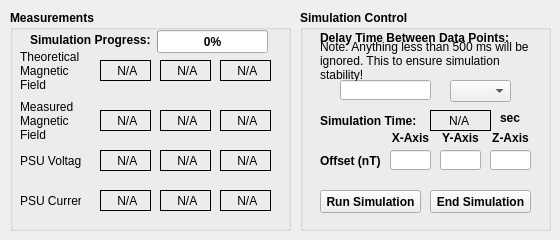
    <widget class="QWidget" name="sim_tab">
     <attribute name="title">
      <string>Simulation</string>
     </attribute>
     <widget class="QGroupBox" name="measurements_gbox">
      <property name="geometry">
       <rect>
        <x>10</x>
        <y>10</y>
        <width>281</width>
        <height>221</height>
       </rect>
      </property>
      <property name="font">
       <font>
        <weight>75</weight>
        <bold>true</bold>
       </font>
      </property>
      <property name="title">
       <string>Measurements</string>
      </property>
      <widget class="QLabel" name="meas_sim_label">
       <property name="geometry">
        <rect>
         <x>10</x>
         <y>90</y>
         <width>71</width>
         <height>41</height>
        </rect>
       </property>
       <property name="font">
        <font>
         <weight>50</weight>
         <bold>false</bold>
        </font>
       </property>
       <property name="text">
        <string>Measured Magnetic Field Strength (nT)</string>
       </property>
       <property name="wordWrap">
        <bool>true</bool>
       </property>
      </widget>
      <widget class="QLabel" name="volt_sim_label">
       <property name="geometry">
        <rect>
         <x>10</x>
         <y>140</y>
         <width>61</width>
         <height>21</height>
        </rect>
       </property>
       <property name="font">
        <font>
         <weight>50</weight>
         <bold>false</bold>
        </font>
       </property>
       <property name="text">
        <string>PSU Voltage</string>
       </property>
      </widget>
      <widget class="QLabel" name="curr_sim_label">
       <property name="geometry">
        <rect>
         <x>10</x>
         <y>180</y>
         <width>61</width>
         <height>21</height>
        </rect>
       </property>
       <property name="font">
        <font>
         <weight>50</weight>
         <bold>false</bold>
        </font>
       </property>
       <property name="text">
        <string>PSU Current</string>
       </property>
      </widget>
      <widget class="QLabel" name="measX_sim_label">
       <property name="geometry">
        <rect>
         <x>90</x>
         <y>100</y>
         <width>51</width>
         <height>21</height>
        </rect>
       </property>
       <property name="font">
        <font>
         <weight>50</weight>
         <bold>false</bold>
        </font>
       </property>
       <property name="frameShape">
        <enum>QFrame::Box</enum>
       </property>
       <property name="text">
        <string>    N/A </string>
       </property>
      </widget>
      <widget class="QLabel" name="voltX_sim_label">
       <property name="geometry">
        <rect>
         <x>90</x>
         <y>140</y>
         <width>51</width>
         <height>21</height>
        </rect>
       </property>
       <property name="font">
        <font>
         <weight>50</weight>
         <bold>false</bold>
        </font>
       </property>
       <property name="frameShape">
        <enum>QFrame::Box</enum>
       </property>
       <property name="text">
        <string>    N/A </string>
       </property>
      </widget>
      <widget class="QLabel" name="currX_sim_label">
       <property name="geometry">
        <rect>
         <x>90</x>
         <y>180</y>
         <width>51</width>
         <height>21</height>
        </rect>
       </property>
       <property name="font">
        <font>
         <weight>50</weight>
         <bold>false</bold>
        </font>
       </property>
       <property name="frameShape">
        <enum>QFrame::Box</enum>
       </property>
       <property name="text">
        <string>    N/A </string>
       </property>
      </widget>
      <widget class="QLabel" name="measY_sim_label">
       <property name="geometry">
        <rect>
         <x>150</x>
         <y>100</y>
         <width>51</width>
         <height>21</height>
        </rect>
       </property>
       <property name="font">
        <font>
         <weight>50</weight>
         <bold>false</bold>
        </font>
       </property>
       <property name="frameShape">
        <enum>QFrame::Box</enum>
       </property>
       <property name="text">
        <string>    N/A </string>
       </property>
      </widget>
      <widget class="QLabel" name="voltY_sim_label">
       <property name="geometry">
        <rect>
         <x>150</x>
         <y>140</y>
         <width>51</width>
         <height>21</height>
        </rect>
       </property>
       <property name="font">
        <font>
         <weight>50</weight>
         <bold>false</bold>
        </font>
       </property>
       <property name="frameShape">
        <enum>QFrame::Box</enum>
       </property>
       <property name="text">
        <string>    N/A </string>
       </property>
      </widget>
      <widget class="QLabel" name="currY_sim_label">
       <property name="geometry">
        <rect>
         <x>150</x>
         <y>180</y>
         <width>51</width>
         <height>21</height>
        </rect>
       </property>
       <property name="font">
        <font>
         <weight>50</weight>
         <bold>false</bold>
        </font>
       </property>
       <property name="frameShape">
        <enum>QFrame::Box</enum>
       </property>
       <property name="text">
        <string>    N/A </string>
       </property>
      </widget>
      <widget class="QLabel" name="currZ_sim_label">
       <property name="geometry">
        <rect>
         <x>210</x>
         <y>180</y>
         <width>51</width>
         <height>21</height>
        </rect>
       </property>
       <property name="font">
        <font>
         <weight>50</weight>
         <bold>false</bold>
        </font>
       </property>
       <property name="frameShape">
        <enum>QFrame::Box</enum>
       </property>
       <property name="text">
        <string>    N/A </string>
       </property>
      </widget>
      <widget class="QLabel" name="voltZ_sim_label">
       <property name="geometry">
        <rect>
         <x>210</x>
         <y>140</y>
         <width>51</width>
         <height>21</height>
        </rect>
       </property>
       <property name="font">
        <font>
         <weight>50</weight>
         <bold>false</bold>
        </font>
       </property>
       <property name="frameShape">
        <enum>QFrame::Box</enum>
       </property>
       <property name="text">
        <string>    N/A </string>
       </property>
      </widget>
      <widget class="QLabel" name="measZ_sim_label">
       <property name="geometry">
        <rect>
         <x>210</x>
         <y>100</y>
         <width>51</width>
         <height>21</height>
        </rect>
       </property>
       <property name="font">
        <font>
         <weight>50</weight>
         <bold>false</bold>
        </font>
       </property>
       <property name="frameShape">
        <enum>QFrame::Box</enum>
       </property>
       <property name="text">
        <string>    N/A </string>
       </property>
      </widget>
      <widget class="QProgressBar" name="simProgress_sim_bar">
       <property name="geometry">
        <rect>
         <x>147</x>
         <y>20</y>
         <width>111</width>
         <height>23</height>
        </rect>
       </property>
       <property name="font">
        <font>
         <weight>75</weight>
         <bold>true</bold>
        </font>
       </property>
       <property name="value">
        <number>0</number>
       </property>
      </widget>
      <widget class="QLabel" name="theor_sim_label">
       <property name="geometry">
        <rect>
         <x>10</x>
         <y>40</y>
         <width>71</width>
         <height>41</height>
        </rect>
       </property>
       <property name="font">
        <font>
         <weight>50</weight>
         <bold>false</bold>
        </font>
       </property>
       <property name="text">
        <string>Theoretical Magnetic Field Strength (nT)</string>
       </property>
       <property name="wordWrap">
        <bool>true</bool>
       </property>
      </widget>
      <widget class="QLabel" name="theorX_sim_label">
       <property name="geometry">
        <rect>
         <x>90</x>
         <y>50</y>
         <width>51</width>
         <height>21</height>
        </rect>
       </property>
       <property name="font">
        <font>
         <weight>50</weight>
         <bold>false</bold>
        </font>
       </property>
       <property name="frameShape">
        <enum>QFrame::Box</enum>
       </property>
       <property name="text">
        <string>    N/A </string>
       </property>
      </widget>
      <widget class="QLabel" name="theorY_sim_label">
       <property name="geometry">
        <rect>
         <x>150</x>
         <y>50</y>
         <width>51</width>
         <height>21</height>
        </rect>
       </property>
       <property name="font">
        <font>
         <weight>50</weight>
         <bold>false</bold>
        </font>
       </property>
       <property name="frameShape">
        <enum>QFrame::Box</enum>
       </property>
       <property name="text">
        <string>    N/A </string>
       </property>
      </widget>
      <widget class="QLabel" name="theorZ_sim_label">
       <property name="geometry">
        <rect>
         <x>210</x>
         <y>50</y>
         <width>51</width>
         <height>21</height>
        </rect>
       </property>
       <property name="font">
        <font>
         <weight>50</weight>
         <bold>false</bold>
        </font>
       </property>
       <property name="frameShape">
        <enum>QFrame::Box</enum>
       </property>
       <property name="text">
        <string>    N/A </string>
       </property>
      </widget>
      <widget class="QLabel" name="simProgress_sim_label">
       <property name="geometry">
        <rect>
         <x>20</x>
         <y>20</y>
         <width>121</width>
         <height>20</height>
        </rect>
       </property>
       <property name="font">
        <font>
         <weight>75</weight>
         <bold>true</bold>
        </font>
       </property>
       <property name="text">
        <string>Simulation Progress:</string>
       </property>
      </widget>
     </widget>
     <widget class="QGroupBox" name="simulation_gbox">
      <property name="geometry">
       <rect>
        <x>300</x>
        <y>10</y>
        <width>251</width>
        <height>221</height>
       </rect>
      </property>
      <property name="font">
       <font>
        <weight>75</weight>
        <bold>true</bold>
       </font>
      </property>
      <property name="title">
       <string>Simulation Control</string>
      </property>
      <widget class="QLabel" name="simTime_sim_label">
       <property name="geometry">
        <rect>
         <x>20</x>
         <y>100</y>
         <width>101</width>
         <height>21</height>
        </rect>
       </property>
       <property name="font">
        <font>
         <weight>75</weight>
         <bold>true</bold>
        </font>
       </property>
       <property name="text">
        <string>Simulation Time:</string>
       </property>
      </widget>
      <widget class="QComboBox" name="units_sim_cbox">
       <property name="geometry">
        <rect>
         <x>150</x>
         <y>70</y>
         <width>61</width>
         <height>22</height>
        </rect>
       </property>
       <property name="font">
        <font>
         <weight>50</weight>
         <bold>false</bold>
        </font>
       </property>
      </widget>
      <widget class="QLineEdit" name="delay_sim_ledit">
       <property name="geometry">
        <rect>
         <x>40</x>
         <y>70</y>
         <width>91</width>
         <height>20</height>
        </rect>
       </property>
       <property name="font">
        <font>
         <weight>50</weight>
         <bold>false</bold>
        </font>
       </property>
      </widget>
      <widget class="QLabel" name="simTime_sim_label2">
       <property name="geometry">
        <rect>
         <x>130</x>
         <y>100</y>
         <width>61</width>
         <height>21</height>
        </rect>
       </property>
       <property name="font">
        <font>
         <weight>50</weight>
         <bold>false</bold>
        </font>
       </property>
       <property name="frameShape">
        <enum>QFrame::Box</enum>
       </property>
       <property name="text">
        <string>N/A </string>
       </property>
       <property name="alignment">
        <set>Qt::AlignCenter</set>
       </property>
      </widget>
      <widget class="QPushButton" name="runSim_sim_button">
       <property name="geometry">
        <rect>
         <x>20</x>
         <y>180</y>
         <width>101</width>
         <height>23</height>
        </rect>
       </property>
       <property name="font">
        <font>
         <weight>75</weight>
         <bold>true</bold>
        </font>
       </property>
       <property name="text">
        <string>Run Simulation</string>
       </property>
      </widget>
      <widget class="QPushButton" name="endSim_sim_button">
       <property name="geometry">
        <rect>
         <x>130</x>
         <y>180</y>
         <width>101</width>
         <height>23</height>
        </rect>
       </property>
       <property name="font">
        <font>
         <weight>75</weight>
         <bold>true</bold>
        </font>
       </property>
       <property name="text">
        <string>End Simulation</string>
       </property>
      </widget>
      <widget class="QLineEdit" name="offsetZ_sim_ledit">
       <property name="geometry">
        <rect>
         <x>190</x>
         <y>140</y>
         <width>41</width>
         <height>20</height>
        </rect>
       </property>
       <property name="font">
        <font>
         <weight>50</weight>
         <bold>false</bold>
        </font>
       </property>
      </widget>
      <widget class="QLineEdit" name="offsetY_sim_ledit">
       <property name="geometry">
        <rect>
         <x>140</x>
         <y>140</y>
         <width>41</width>
         <height>20</height>
        </rect>
       </property>
       <property name="font">
        <font>
         <weight>50</weight>
         <bold>false</bold>
        </font>
       </property>
      </widget>
      <widget class="QLineEdit" name="offsetX_sim_ledit">
       <property name="geometry">
        <rect>
         <x>90</x>
         <y>140</y>
         <width>41</width>
         <height>20</height>
        </rect>
       </property>
       <property name="font">
        <font>
         <weight>50</weight>
         <bold>false</bold>
        </font>
       </property>
      </widget>
      <widget class="QLabel" name="offsetZ_sim_label">
       <property name="geometry">
        <rect>
         <x>190</x>
         <y>120</y>
         <width>41</width>
         <height>16</height>
        </rect>
       </property>
       <property name="font">
        <font>
         <weight>75</weight>
         <bold>true</bold>
        </font>
       </property>
       <property name="text">
        <string>Z-Axis</string>
       </property>
       <property name="alignment">
        <set>Qt::AlignCenter</set>
       </property>
      </widget>
      <widget class="QLabel" name="offsetX_sim_label">
       <property name="geometry">
        <rect>
         <x>90</x>
         <y>120</y>
         <width>41</width>
         <height>16</height>
        </rect>
       </property>
       <property name="font">
        <font>
         <weight>75</weight>
         <bold>true</bold>
        </font>
       </property>
       <property name="text">
        <string>X-Axis</string>
       </property>
       <property name="alignment">
        <set>Qt::AlignCenter</set>
       </property>
      </widget>
      <widget class="QLabel" name="offsetY_sim_label">
       <property name="geometry">
        <rect>
         <x>140</x>
         <y>120</y>
         <width>41</width>
         <height>16</height>
        </rect>
       </property>
       <property name="font">
        <font>
         <weight>75</weight>
         <bold>true</bold>
        </font>
       </property>
       <property name="text">
        <string>Y-Axis</string>
       </property>
       <property name="alignment">
        <set>Qt::AlignCenter</set>
       </property>
      </widget>
      <widget class="QLabel" name="offset_sim_label">
       <property name="geometry">
        <rect>
         <x>20</x>
         <y>140</y>
         <width>61</width>
         <height>21</height>
        </rect>
       </property>
       <property name="font">
        <font>
         <weight>75</weight>
         <bold>true</bold>
        </font>
       </property>
       <property name="text">
        <string>Offset (nT)</string>
       </property>
      </widget>
      <widget class="QLabel" name="delay_sim_label2">
       <property name="geometry">
        <rect>
         <x>20</x>
         <y>30</y>
         <width>221</width>
         <height>41</height>
        </rect>
       </property>
       <property name="font">
        <font>
         <weight>50</weight>
         <bold>false</bold>
        </font>
       </property>
       <property name="text">
        <string>Note: Anything less than 500 ms will be ignored. This to ensure simulation stability!</string>
       </property>
       <property name="wordWrap">
        <bool>true</bool>
       </property>
      </widget>
      <widget class="QLabel" name="delay_sim_label">
       <property name="geometry">
        <rect>
         <x>20</x>
         <y>20</y>
         <width>201</width>
         <height>16</height>
        </rect>
       </property>
       <property name="font">
        <font>
         <weight>75</weight>
         <bold>true</bold>
        </font>
       </property>
       <property name="text">
        <string>Delay Time Between Data Points:</string>
       </property>
       <property name="wordWrap">
        <bool>true</bool>
       </property>
      </widget>
      <widget class="QLabel" name="label">
       <property name="geometry">
        <rect>
         <x>200</x>
         <y>100</y>
         <width>21</width>
         <height>16</height>
        </rect>
       </property>
       <property name="text">
        <string>sec</string>
       </property>
      </widget>
     </widget>
    </widget>
